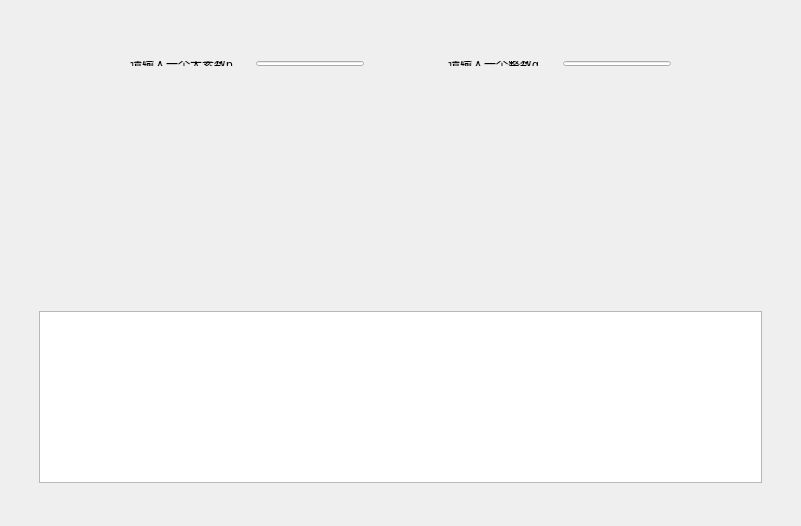
<?xml version="1.0" encoding="UTF-8"?>
<ui version="4.0">
 <class>Widget</class>
 <widget class="QWidget" name="Widget">
  <property name="geometry">
   <rect>
    <x>0</x>
    <y>0</y>
    <width>801</width>
    <height>526</height>
   </rect>
  </property>
  <property name="windowTitle">
   <string>Widget</string>
  </property>
  <widget class="QWidget" name="">
   <property name="geometry">
    <rect>
     <x>0</x>
     <y>50</y>
     <width>801</width>
     <height>27</height>
    </rect>
   </property>
   <layout class="QHBoxLayout" name="horizontalLayout_2">
    <item>
     <spacer name="horizontalSpacer_4">
      <property name="orientation">
       <enum>Qt::Horizontal</enum>
      </property>
      <property name="sizeHint" stdset="0">
       <size>
        <width>40</width>
        <height>20</height>
       </size>
      </property>
     </spacer>
    </item>
    <item>
     <layout class="QHBoxLayout" name="horizontalLayout">
      <item>
       <widget class="QLabel" name="label">
        <property name="text">
         <string>请输入一个大素数p</string>
        </property>
       </widget>
      </item>
      <item>
       <spacer name="horizontalSpacer_2">
        <property name="orientation">
         <enum>Qt::Horizontal</enum>
        </property>
        <property name="sizeHint" stdset="0">
         <size>
          <width>17</width>
          <height>20</height>
         </size>
        </property>
       </spacer>
      </item>
      <item>
       <widget class="QLineEdit" name="lineEdit_BigSuShu"/>
      </item>
      <item>
       <spacer name="horizontalSpacer">
        <property name="orientation">
         <enum>Qt::Horizontal</enum>
        </property>
        <property name="sizeHint" stdset="0">
         <size>
          <width>78</width>
          <height>20</height>
         </size>
        </property>
       </spacer>
      </item>
      <item>
       <widget class="QLabel" name="label_2">
        <property name="text">
         <string>请输入一个整数g</string>
        </property>
       </widget>
      </item>
      <item>
       <spacer name="horizontalSpacer_3">
        <property name="orientation">
         <enum>Qt::Horizontal</enum>
        </property>
        <property name="sizeHint" stdset="0">
         <size>
          <width>18</width>
          <height>20</height>
         </size>
        </property>
       </spacer>
      </item>
      <item>
       <widget class="QLineEdit" name="lineEdit_IntNum"/>
      </item>
     </layout>
    </item>
    <item>
     <spacer name="horizontalSpacer_5">
      <property name="orientation">
       <enum>Qt::Horizontal</enum>
      </property>
      <property name="sizeHint" stdset="0">
       <size>
        <width>40</width>
        <height>20</height>
       </size>
      </property>
     </spacer>
    </item>
   </layout>
  </widget>
  <widget class="QWidget" name="">
   <property name="geometry">
    <rect>
     <x>0</x>
     <y>300</y>
     <width>801</width>
     <height>194</height>
    </rect>
   </property>
   <layout class="QHBoxLayout" name="horizontalLayout_3" stretch="0,100,0">
    <item>
     <spacer name="horizontalSpacer_6">
      <property name="orientation">
       <enum>Qt::Horizontal</enum>
      </property>
      <property name="sizeHint" stdset="0">
       <size>
        <width>28</width>
        <height>20</height>
       </size>
      </property>
     </spacer>
    </item>
    <item>
     <widget class="QTextBrowser" name="textBrowser"/>
    </item>
    <item>
     <spacer name="horizontalSpacer_7">
      <property name="orientation">
       <enum>Qt::Horizontal</enum>
      </property>
      <property name="sizeHint" stdset="0">
       <size>
        <width>28</width>
        <height>20</height>
       </size>
      </property>
     </spacer>
    </item>
   </layout>
  </widget>
 </widget>
 <layoutdefault spacing="6" margin="11"/>
 <resources/>
 <connections/>
</ui>
